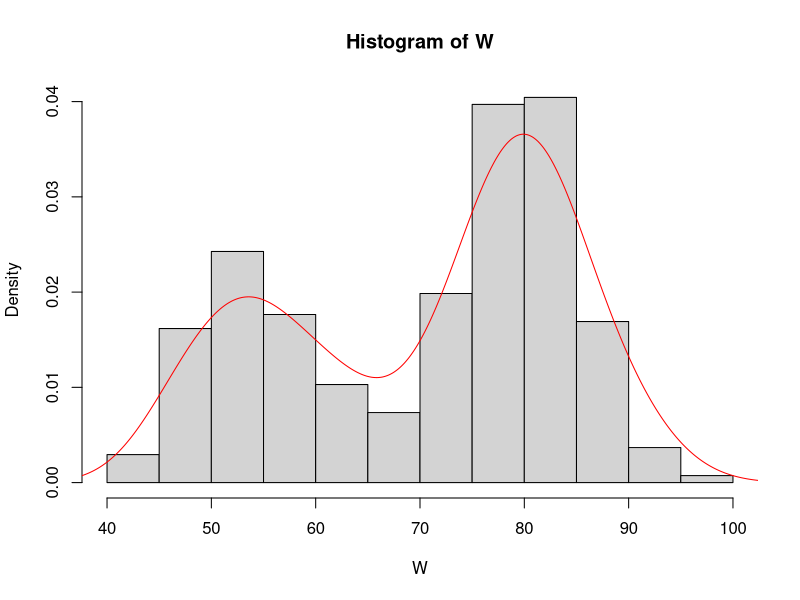

The R script that drew this image: (Note: this script raises an error after producing the figure.)
# 2018.10.30 recap + 추가로 더 해야할 듯
###############
# EM Algorithm
###############

# EM example using faithful data 

attach(faithful)

#mixture normal dist
W = waiting
hist(W, prob=TRUE) 
lines(density(W), col='red')

#Initial value (theta)
s = c(0.5, 30, 80, 16, 16)

em = function(W, s)
{
  Ep = s[1]*dnorm(W, s[2], sqrt(s[4]))/(s[1]*dnorm(W,s[2], sqrt(s[4])) + (1 - s[1])*dnorm(W, s[3], sqrt(s[5])))
  s[1] = mean(Ep)
  s[2] = sum(Ep*w) /sum(Ep)
  s[3] = sum((1-Ep)*W) / sum(1-Ep)
  s[4] = sum(Ep*(W-s[2])^2) / sum(Ep)
  s[5] = sum((1-Ep)*(W-s[3])^2) / sum(1-Ep) #short time에 대한 mu, sigma
  return(s)
}

iter = function(W,s)
{
  sl = em(W,s)
  for (i in 1:5)
  {
    if (abs(s[i] - sl[i]) > 0.0001)
    {
      s = sl
      sl = iter(W,s) #while을 안써도 converge할 때 까지 돌아감
    }
    else sl
  }
  return(sl)
}

iter(W,s)


